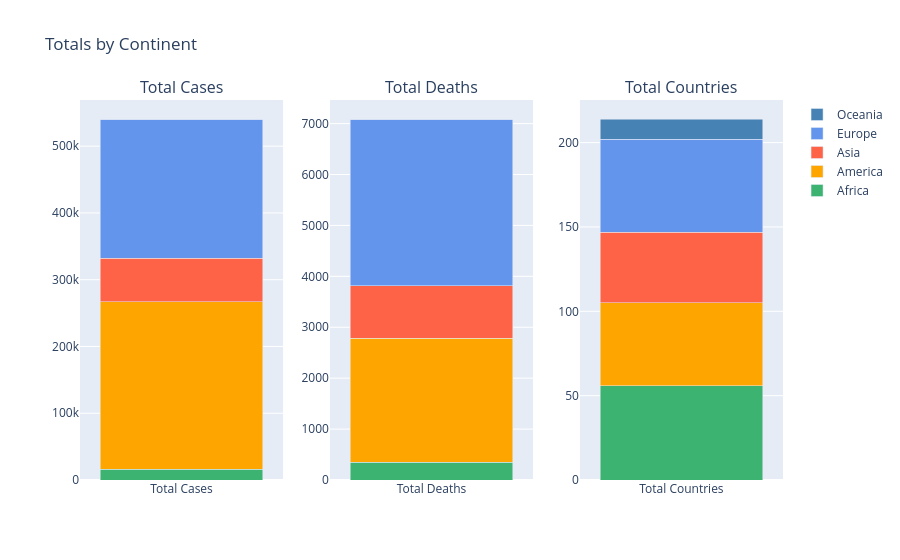

Write notebook code for a chart like this one.
### Code cell
from plotly.subplots import make_subplots
import plotly.graph_objects as go

# Define colors for each continent
continent_colors = {
    'Asia': 'rgb(255, 99, 71)',          # tomato
    'Europe': 'rgb(100, 149, 237)',      # cornflowerblue
    'Africa': 'rgb(60, 179, 113)',       # mediumseagreen
    'America': 'rgb(255, 165, 0)', # orange
    'Oceania': 'rgb(70, 130, 180)',      # steelblue
    'Other': 'rgb(218, 112, 214)', # orchid    # sandybrown
}

fig = make_subplots(
    rows=1, cols=3,
    subplot_titles=("Total Cases", "Total Deaths", "Total Countries")
)

# Track which continents have been added to legend
added = set()

# First subplot: Total Cases
for idx, row in df.iterrows():
    fig.add_trace(
        go.Bar(
            x=['Total Cases'],
            y=[row['totalCases']],
            name=row['continent'],
            marker_color=continent_colors.get(row['continent'], 'grey'),
            showlegend=row['continent'] not in added
        ),
        row=1, col=1
    )
    added.add(row['continent'])

# Second subplot: Total Deaths
for idx, row in df.iterrows():
    fig.add_trace(
        go.Bar(
            x=['Total Deaths'],
            y=[row['totalDeaths']],
            name=row['continent'],
            marker_color=continent_colors.get(row['continent'], 'grey'),
            showlegend=False
        ),
        row=1, col=2
    )

# Third subplot: Total Countries
for idx, row in df.iterrows():
    fig.add_trace(
        go.Bar(
            x=['Total Countries'],
            y=[row['numberOfCountries']],
            name=row['continent'],
            marker_color=continent_colors.get(row['continent'], 'grey'),
            showlegend=False
        ),
        row=1, col=3
    )

# Layout
fig.update_layout(
    barmode='stack',
    title_text="Totals by Continent"
)

# Update y-axes
fig.update_yaxes(title_text="Total Cases", row=1, col=1)
fig.update_yaxes(title_text="Total Deaths", row=1, col=2)
fig.update_yaxes(title_text="Total Countries", row=1, col=3)

for col in range(1, 4):
    fig.update_yaxes(title_text="", row=1, col=col)

fig.show()

### Figure 1 — Plotly figure (JSON) as saved in the notebook; plotly's stock layout.template omitted (floating-point values rounded to 4 significant figures)
{"data": [{"marker": {"color": "rgb(60, 179, 113)"}, "name": "Africa", "showlegend": true, "type": "bar", "x": ["Total Cases"], "xaxis": "x", "y": [16191], "yaxis": "y"}, {"marker": {"color": "rgb(255, 165, 0)"}, "name": "America", "showlegend": true, "type": "bar", "x": ["Total Cases"], "xaxis": "x", "y": [250922], "yaxis": "y"}, {"marker": {"color": "rgb(255, 99, 71)"}, "name": "Asia", "showlegend": true, "type": "bar", "x": ["Total Cases"], "xaxis": "x", "y": [64995], "yaxis": "y"}, {"marker": {"color": "rgb(100, 149, 237)"}, "name": "Europe", "showlegend": true, "type": "bar", "x": ["Total Cases"], "xaxis": "x", "y": [208571], "yaxis": "y"}, {"marker": {"color": "rgb(70, 130, 180)"}, "name": "Oceania", "showlegend": true, "type": "bar", "x": ["Total Cases"], "xaxis": "x", "y": [29], "yaxis": "y"}, {"marker": {"color": "rgb(60, 179, 113)"}, "name": "Africa", "showlegend": false, "type": "bar", "x": ["Total Deaths"], "xaxis": "x2", "y": [352], "yaxis": "y2"}, {"marker": {"color": "rgb(255, 165, 0)"}, "name": "America", "showlegend": false, "type": "bar", "x": ["Total Deaths"], "xaxis": "x2", "y": [2433], "yaxis": "y2"}, {"marker": {"color": "rgb(255, 99, 71)"}, "name": "Asia", "showlegend": false, "type": "bar", "x": ["Total Deaths"], "xaxis": "x2", "y": [1027], "yaxis": "y2"}, {"marker": {"color": "rgb(100, 149, 237)"}, "name": "Europe", "showlegend": false, "type": "bar", "x": ["Total Deaths"], "xaxis": "x2", "y": [3277], "yaxis": "y2"}, {"marker": {"color": "rgb(70, 130, 180)"}, "name": "Oceania", "showlegend": false, "type": "bar", "x": ["Total Deaths"], "xaxis": "x2", "y": [1], "yaxis": "y2"}, {"marker": {"color": "rgb(60, 179, 113)"}, "name": "Africa", "showlegend": false, "type": "bar", "x": ["Total Countries"], "xaxis": "x3", "y": [56], "yaxis": "y3"}, {"marker": {"color": "rgb(255, 165, 0)"}, "name": "America", "showlegend": false, "type": "bar", "x": ["Total Countries"], "xaxis": "x3", "y": [49], "yaxis": "y3"}, {"marker": {"color": "rgb(255, 99, 71)"}, "name": "Asia", "showlegend": false, "type": "bar", "x": ["Total Countries"], "xaxis": "x3", "y": [42], "yaxis": "y3"}, {"marker": {"color": "rgb(100, 149, 237)"}, "name": "Europe", "showlegend": false, "type": "bar", "x": ["Total Countries"], "xaxis": "x3", "y": [55], "yaxis": "y3"}, {"marker": {"color": "rgb(70, 130, 180)"}, "name": "Oceania", "showlegend": false, "type": "bar", "x": ["Total Countries"], "xaxis": "x3", "y": [12], "yaxis": "y3"}], "layout": {"annotations": [{"font": {"size": 16}, "showarrow": false, "text": "Total Cases", "x": 0.1444, "xanchor": "center", "xref": "paper", "y": 1, "yanchor": "bottom", "yref": "paper"}, {"font": {"size": 16}, "showarrow": false, "text": "Total Deaths", "x": 0.5, "xanchor": "center", "xref": "paper", "y": 1, "yanchor": "bottom", "yref": "paper"}, {"font": {"size": 16}, "showarrow": false, "text": "Total Countries", "x": 0.8556, "xanchor": "center", "xref": "paper", "y": 1, "yanchor": "bottom", "yref": "paper"}], "barmode": "stack", "title": {"text": "Totals by Continent"}, "xaxis": {"anchor": "y", "domain": [0, 0.2889]}, "xaxis2": {"anchor": "y2", "domain": [0.3556, 0.6444]}, "xaxis3": {"anchor": "y3", "domain": [0.7111, 1]}, "yaxis": {"anchor": "x", "domain": [0, 1], "title": {"text": ""}}, "yaxis2": {"anchor": "x2", "domain": [0, 1], "title": {"text": ""}}, "yaxis3": {"anchor": "x3", "domain": [0, 1], "title": {"text": ""}}}}
